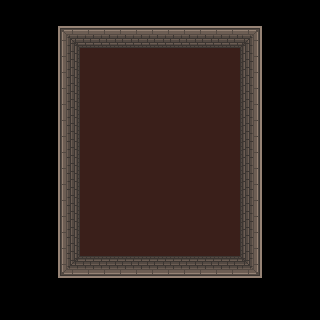

Tiled map render using the project's own tile images. Description and the whole map definition, tile-layer contents included, below:
An orthogonal 20x20 tile map with 16x16 px tiles, 1 tile layer (Tile Layer 1).

<map version="1.10" tiledversion="1.10.2" orientation="orthogonal" renderorder="right-down" width="20" height="20" tilewidth="16" tileheight="16" infinite="0" nextlayerid="2" nextobjectid="1">
 <tileset firstgid="1" source="generic_tileset.tsx" />
 <layer id="1" name="Tile Layer 1" width="20" height="20">
  <data encoding="csv">
0,0,0,0,0,0,0,0,0,0,0,0,0,0,0,0,0,0,0,0,
0,0,0,21,14,14,14,14,14,14,14,14,14,14,14,14,18,0,0,0,
0,0,0,17,9,2,2,2,2,2,2,2,2,2,2,6,15,0,0,0,
0,0,0,17,5,1,1,1,1,1,1,1,1,1,1,3,15,0,0,0,
0,0,0,17,5,1,1,1,1,1,1,1,1,1,1,3,15,0,0,0,
0,0,0,17,5,1,1,1,1,1,1,1,1,1,1,3,15,0,0,0,
0,0,0,17,5,1,1,1,1,1,1,1,1,1,1,3,15,0,0,0,
0,0,0,17,5,1,1,1,1,1,1,1,1,1,1,3,15,0,0,0,
0,0,0,17,5,1,1,1,1,1,1,1,1,1,1,3,15,0,0,0,
0,0,0,17,5,1,1,1,1,1,1,1,1,1,1,3,15,0,0,0,
0,0,0,17,5,1,1,1,1,1,1,1,1,1,1,3,15,0,0,0,
0,0,0,17,5,1,1,1,1,1,1,1,1,1,1,3,15,0,0,0,
0,0,0,17,5,1,1,1,1,1,1,1,1,1,1,3,15,0,0,0,
0,0,0,17,5,1,1,1,1,1,1,1,1,1,1,3,15,0,0,0,
0,0,0,17,5,1,1,1,1,1,1,1,1,1,1,3,15,0,0,0,
0,0,0,17,5,1,1,1,1,1,1,1,1,1,1,3,15,0,0,0,
0,0,0,17,8,4,4,4,4,4,4,4,4,4,4,7,15,0,0,0,
0,0,0,20,16,16,16,16,16,16,16,16,16,16,16,16,19,0,0,0,
0,0,0,0,0,0,0,0,0,0,0,0,0,0,0,0,0,0,0,0,
0,0,0,0,0,0,0,0,0,0,0,0,0,0,0,0,0,0,0,0
</data>
 </layer>
</map>